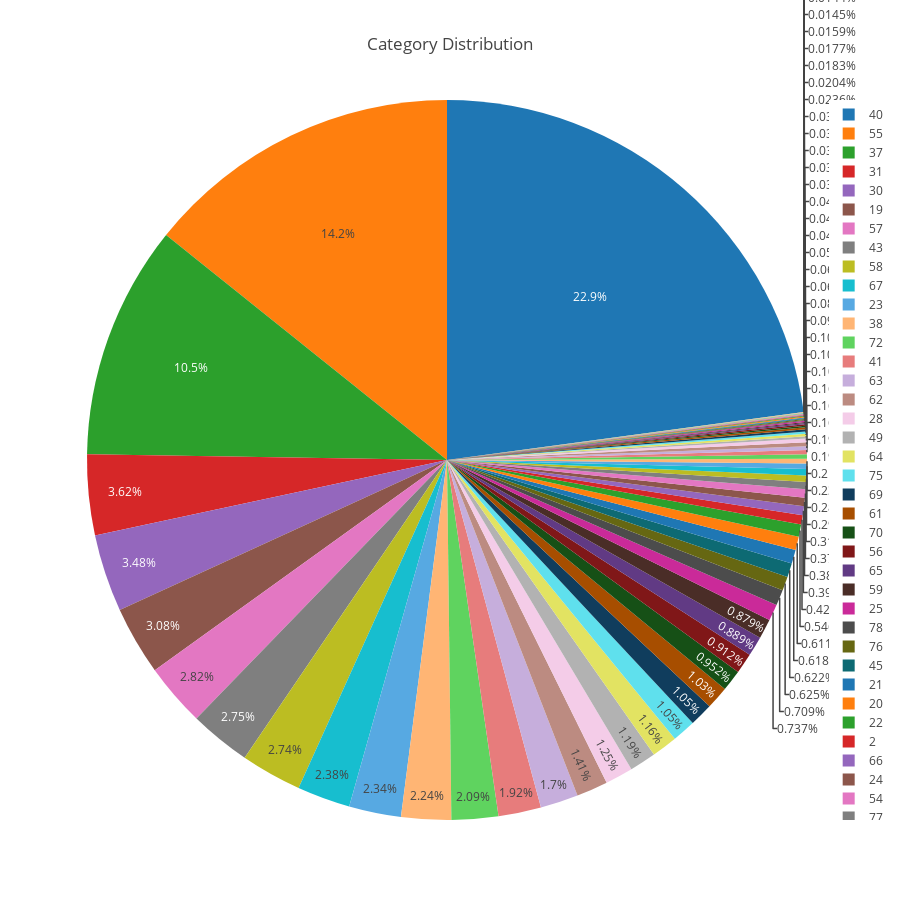

The cell this chart's notebook holds for it:
### Code cell
import plotly.offline as py
py.init_notebook_mode(connected=True)
import plotly.graph_objs as go

temp_cats = df_main['item_category_id'].value_counts()
labels = (np.array(temp_cats.index))
sizes = (np.array((temp_cats / temp_cats.sum())*100))

trace = go.Pie(labels=labels, values=sizes)
layout = go.Layout(
    title='Category Distribution',
    width=900,
    height=900,
)
data = [trace]
fig = go.Figure(data=data, layout=layout)
py.iplot(fig, filename="Categories")

### Figure 1 — Plotly figure (JSON) as saved in the notebook; plotly's stock layout.template omitted (floating-point values rounded to 4 significant figures)
{"data": [{"labels": [40, 55, 37, 31, 30, 19, 57, 43, 58, 67, 23, 38, 72, 41, 63, 62, 28, 49, 64, 75, 69, 61, 70, 56, 65, 59, 25, 78, 76, 45, 21, 20, 22, 2, 66, 24, 54, 77, 73, 6, 5, 60, 3, 29, 11, 15, 47, 7, 33, 14, 44, 9, 4, 83, 35, 16, 39, 32, 12, 82, 68, 34, 17, 81, 8, 71, 13, 42, 79, 80, 26, 74, 46, 36, 27, 18, 48, 53, 0, 52, 50, 1, 51, 10], "type": "pie", "values": [22.87, 14.25, 10.5, 3.617, 3.476, 3.083, 2.824, 2.751, 2.737, 2.382, 2.338, 2.236, 2.094, 1.916, 1.7, 1.41, 1.247, 1.189, 1.16, 1.049, 1.047, 1.027, 0.9519, 0.9123, 0.889, 0.8789, 0.7369, 0.7094, 0.6249, 0.6219, 0.6178, 0.6105, 0.5465, 0.4204, 0.3932, 0.3856, 0.3762, 0.3153, 0.2927, 0.2858, 0.2389, 0.2112, 0.1995, 0.1918, 0.1692, 0.1683, 0.1662, 0.1067, 0.1056, 0.104, 0.09811, 0.08602, 0.06856, 0.06691, 0.05813, 0.04617, 0.04604, 0.04217, 0.03858, 0.03764, 0.03637, 0.03537, 0.03525, 0.0236, 0.02039, 0.01833, 0.01769, 0.01587, 0.01453, 0.0144, 0.009447, 0.009062, 0.00657, 0.003555, 0.003482, 0.003381, 0.002511, 0.001264, 0.001255, 0.001237, 0.000843, 0.0008338, 0.0004581, 0.0004215]}], "layout": {"height": 900, "title": "Category Distribution", "width": 900}}
